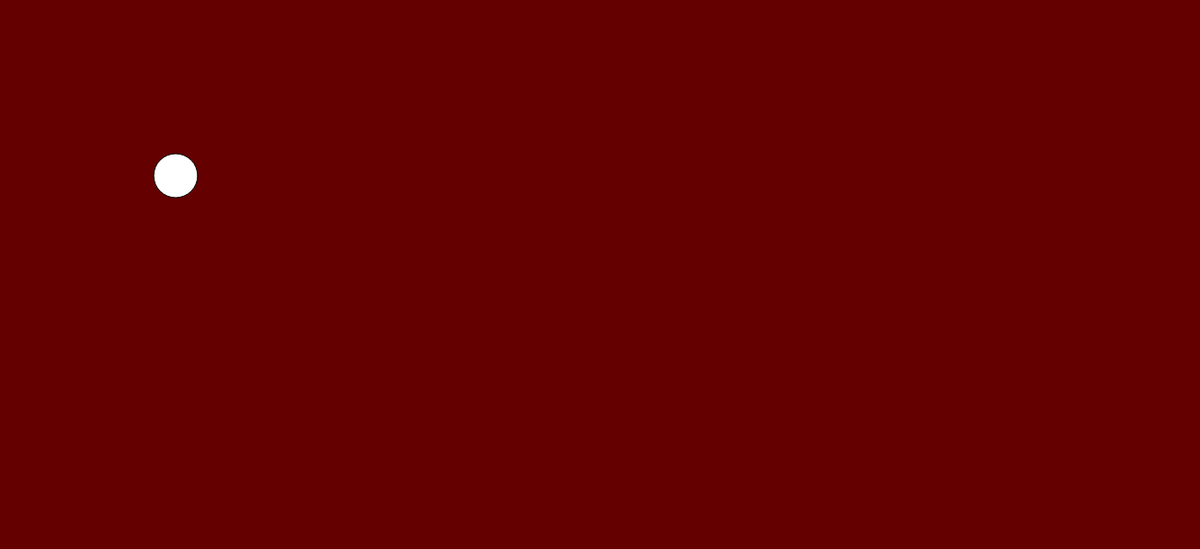
Frame 1 (no input)
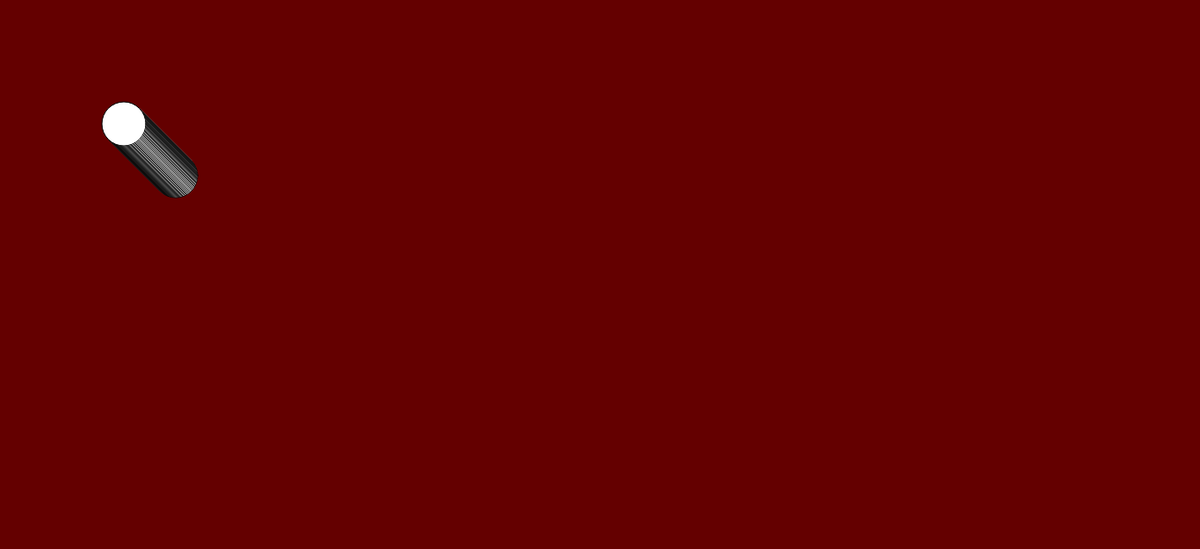
Frame 60 (no input)
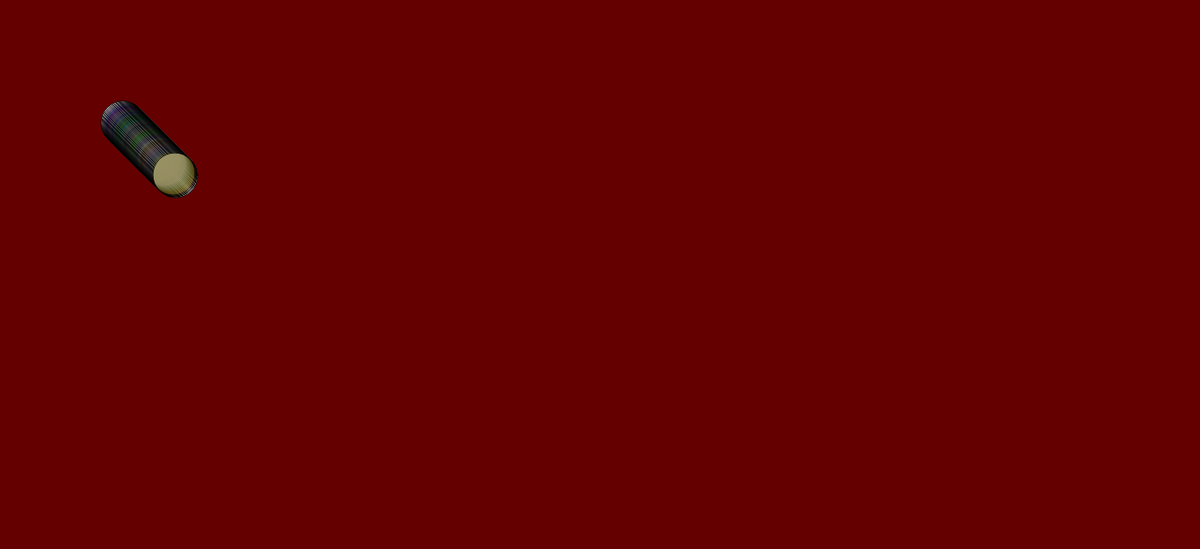
Frame 120 (the mouse pressed at the canvas centre since frame 60)

The p5.js sketch that drew these frames (run headless with seeded random() and noise() and a simulated clock; from frame 60 on, the mouse is pressed at the canvas centre):

// p5.js sketch
// ── sketch.js
let cor;
let posicaoHorizontal;
let posicaoVertical; 

function setup() {

    createCanvas(1366, 625);
    background(color(100, 0, 0));
    cor = "color(random(0, 255), random(0, 255), random(0,255))";
    posicaoHorizontal = 200;
    posicaoVertical = 200;
    }

function draw() {

     fill(cor);
    circle(posicaoHorizontal, posicaoVertical, 50);

    if(mouseX < posicaoHorizontal) {
    posicaoHorizontal = posicaoHorizontal - 1;
    }
    if(mouseX > posicaoHorizontal) {
    posicaoHorizontal = posicaoHorizontal + 1;
    }
    if(mouseY < posicaoVertical) {
        posicaoVertical -= 1
    }
    if(mouseY > posicaoVertical) {
        posicaoVertical += 1
    if(mouseIsPressed) {
        cor = color(random(0, 255), random(0, 255), random(0,255),
        random(0, 100));
        }
    }
}
